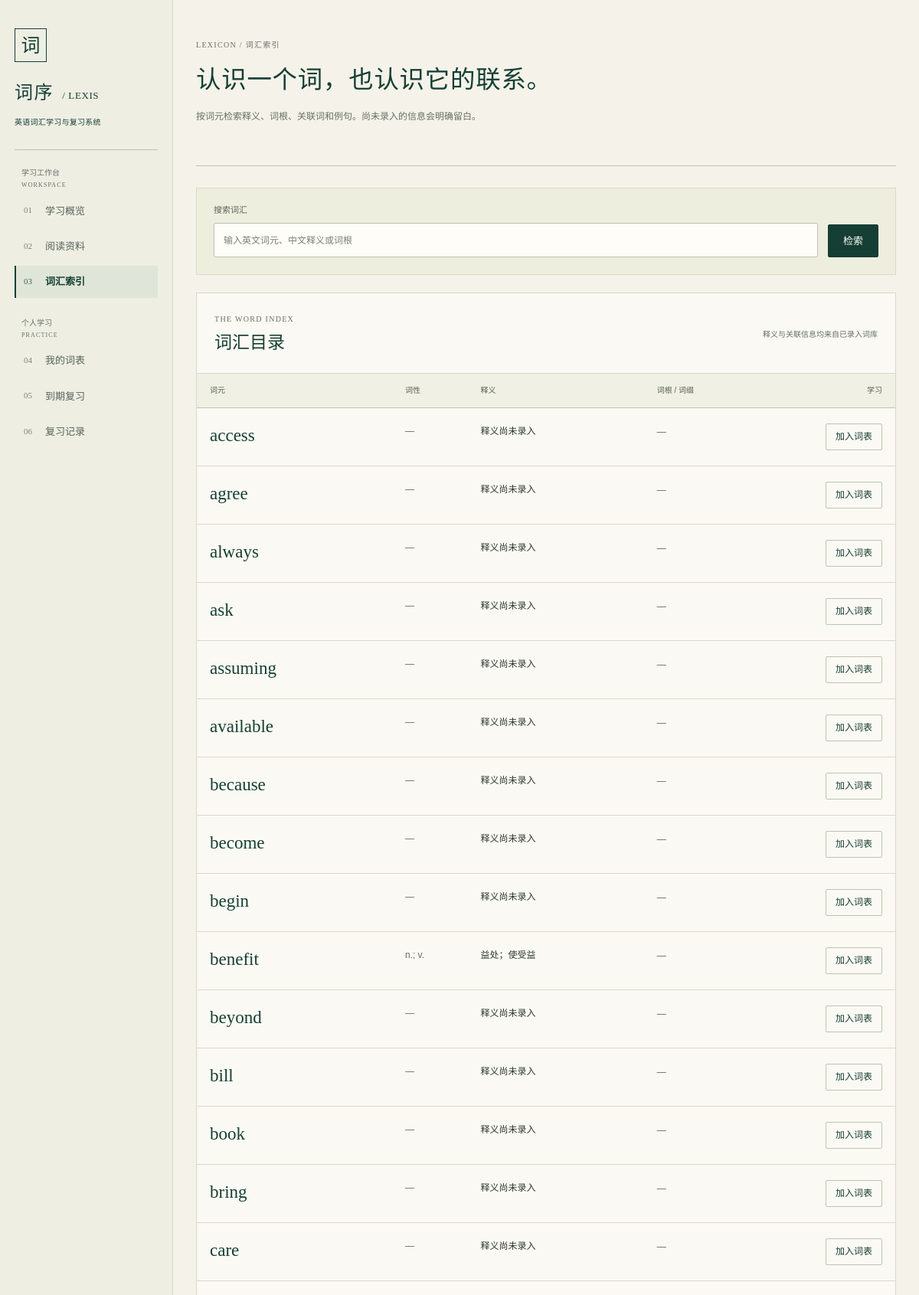
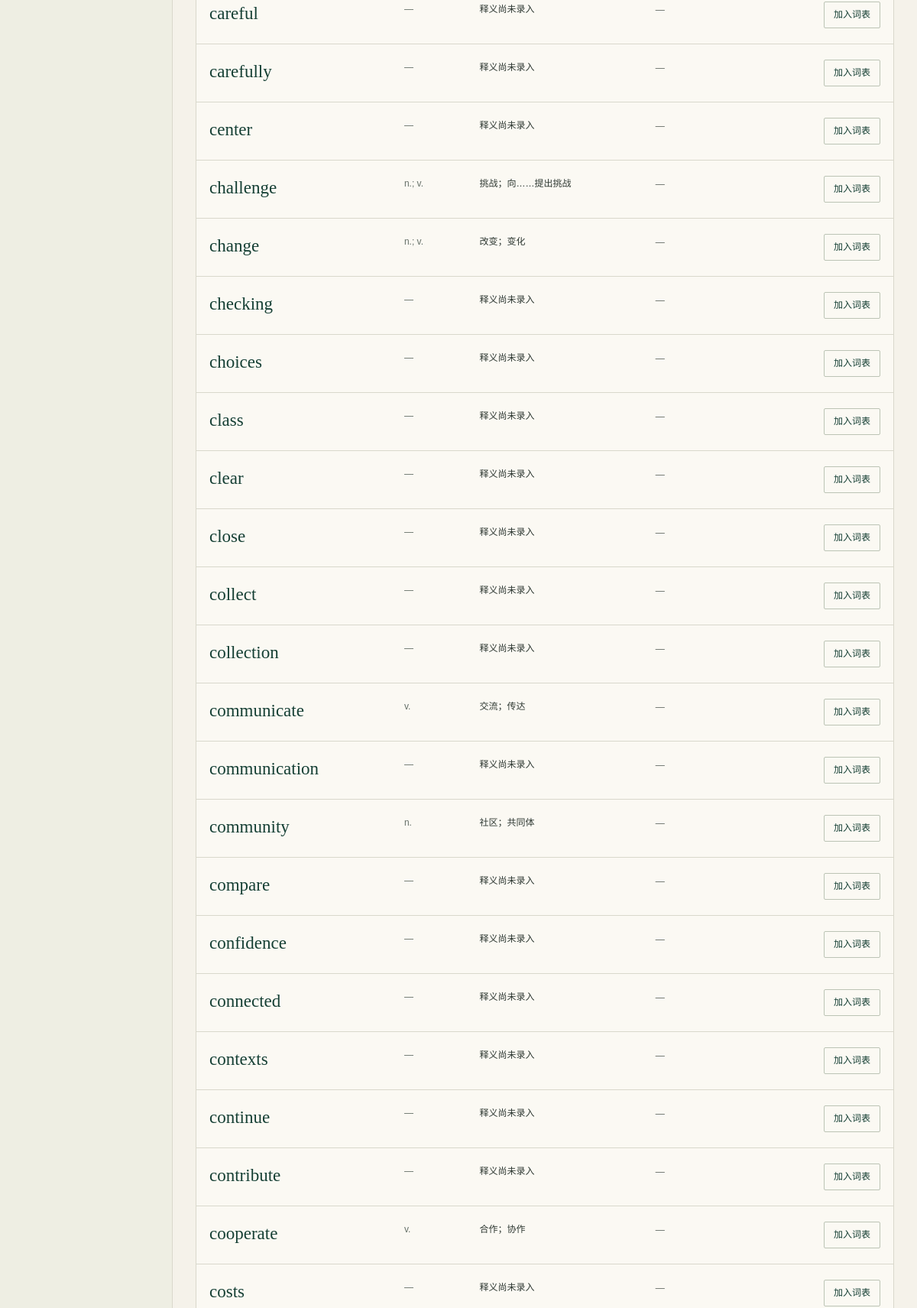
The page /words/ (signed in, upper part) on the database its author committed (2 pictures, top to bottom).
### core/models.py (models this page shows, shortened)
class Word(models.Model):
    lemma = models.CharField("基本词形", max_length=100, unique=True, validators=[english_word_validator])
    meaning = models.TextField("中文释义", blank=True)
    pos = models.CharField("词性", max_length=80, blank=True)
    root = models.CharField("词根或同源基础词", max_length=100, blank=True)
    notes = models.TextField("学习说明", blank=True)
    source = models.CharField("词典来源", max_length=255, blank=True)
    created_at = models.DateTimeField("创建时间", auto_now_add=True)
    updated_at = models.DateTimeField("更新时间", auto_now=True)
    class Meta:
        verbose_name = "单词"
        verbose_name_plural = "单词"
        ordering = ["lemma", "pk"]

### core/views.py (the view)
# urls.py: path("words/", views.word_list, name="word_list"),
@login_required
def word_list(request):
    q = request.GET.get("q", "").strip()[:100]
    words = Word.objects.order_by("lemma")
    if q:
        words = words.filter(Q(lemma__icontains=q) | Q(meaning__icontains=q) | Q(root__icontains=q))
    return render(request, "lexicon/list.html", {"words": words, "q": q})

### core/context_processors.py (called while the page is built)
def site_context(request):
    label = "WordNet 词形归一" if settings.ANALYSIS_ENGINE == "wordnet" else "基础规则词形归一（非完整 NLP）"
    return {"is_admin": is_admin(request.user), "analysis_engine_label": label}

### core/services.py (called while the page is built)
def is_admin(user):
    return bool(
        user and getattr(user, "is_authenticated", False)
        and getattr(user, "is_active", False)
        and (getattr(user, "is_superuser", False) or getattr(user, "role", None) == User.Role.ADMIN)
    )

### templates/lexicon/list.html (shortened to what this page needs)
{% extends 'base.html' %}
{% block eyebrow %}LEXICON / 词汇索引{% endblock %}
{% block page_title %}认识一个词，也认识它的联系。{% endblock %}
{% block page_description %}按词元检索释义、词根、关联词和例句。尚未录入的信息会明确留白。{% endblock %}
{% block content %}
<form class="filter-bar" method="get" action="{% url 'word_list' %}" role="search"><div class="filter-field filter-grow"><label for="word-q">搜索词汇</label><input type="search" id="word-q" name="q" value="{{ q|default:'' }}" placeholder="输入英文词元、中文释义或词根"></div><button class="button button-primary" type="submit">检索</button>{% if q %}<a class="button button-plain" href="{% url 'word_list' %}">清除筛选</a>{% endif %}</form>
<section class="panel table-panel" aria-labelledby="lexicon-title"><div class="section-heading"><div><p class="eyebrow">THE WORD INDEX</p><h2 id="lexicon-title">词汇目录</h2></div><p class="section-aside">释义与关联信息均来自已录入词库</p></div><div class="table-scroll" role="region" aria-label="词汇目录" tabindex="0"><table><thead><tr><th scope="col">词元</th><th scope="col">词性</th><th scope="col">释义</th><th scope="col">词根 / 词缀</th><th scope="col" class="align-right">学习</th></tr></thead><tbody>{% for word in words %}<tr><td><a class="word-link" lang="en" href="{% url 'word_detail' word.pk %}">{{ word.lemma }}</a></td><td class="muted">{{ word.get_pos_display|default:word.pos|default:'—' }}</td><td class="cell-wrap">{{ word.meaning|default:'释义尚未录入' }}</td><td class="root-cell">{{ word.root|default:'—' }}</td><td class="align-right"><form method="post" action="{% url 'study_add' word.pk %}"><button class="button button-small button-outline nowrap" type="submit">加入词表</button></form></td></tr>{% endfor %}</tbody></table></div></section>
{% endblock %}

### static/site.css (style rules this page uses)
:root { --paper: #f5f2ea; --surface: #fbf9f3; --white: #fffdf8; --ink: #153f34; --text: #2e3832; --muted: #667068; --line: #d9d8cc; --line-dark: #bcc4b5; --accent: #9b512e; --accent-soft: #f3e6d9; --green-soft: #e7eee5; --danger: #9b3430; --danger-soft: #f9eae5; --font-body: "Microsoft YaHei", "微软雅黑", "PingFang SC", sans-serif; --font-editorial: Georgia, "STSong", "SimSun", "宋体", serif; --font-english: Georgia, "Times New Roman", serif; --sidebar-width: 252px; }
* { box-sizing: border-box; }
html { scroll-behavior: smooth; scroll-padding-top: 24px; }
body { margin: 0; background: var(--paper); color: var(--text); font-family: var(--font-body); font-size: 14px; line-height: 1.8; -webkit-font-smoothing: antialiased; }
a { color: var(--ink); text-decoration: none; text-underline-offset: 4px; }
button, input, select, textarea { font: inherit; }
button { cursor: pointer; }
button, a, input, select, textarea, summary { -webkit-tap-highlight-color: transparent; }
h1, h2, h3, p, dl, dd, blockquote { margin: 0; }
h1, h2, h3 { color: var(--ink); font-weight: 500; }
h1, h2 { font-family: var(--font-editorial); }
h2 { font-size: 23px; line-height: 1.55; }
.muted, .small-print { color: var(--muted); }
.align-right { text-align: right; }
.nowrap { white-space: nowrap; }
.eyebrow { color: var(--muted); font-family: var(--font-english); font-size: 10px; font-weight: 500; line-height: 1.8; letter-spacing: .13em; }
.button { display: inline-flex; align-items: center; justify-content: center; gap: 14px; min-height: 43px; padding: 9px 19px; border: 1px solid transparent; border-radius: 2px; background: transparent; color: var(--ink); font-size: 13px; line-height: 1.7; text-align: center; text-decoration: none; transition: background .15s ease, border-color .15s ease, color .15s ease; }
.button-primary { background: var(--ink); border-color: var(--ink); color: var(--white); }
.button-outline { border-color: var(--line-dark); background: transparent; }
.button-small { min-height: 35px; padding: 5px 12px; font-size: 12px; }
.panel { margin-bottom: 24px; border: 1px solid var(--line); background: var(--surface); }
.section-heading { display: flex; align-items: center; justify-content: space-between; flex-wrap: wrap; gap: 14px 20px; padding: 25px 27px 21px; border-bottom: 1px solid var(--line); }
.section-heading .eyebrow { margin-bottom: 4px; }
.section-aside { color: var(--muted); font-size: 10px; }
.filter-bar { display: flex; align-items: flex-end; flex-wrap: wrap; gap: 13px; margin: 0 0 23px; padding: 19px 22px 22px; border: 1px solid var(--line); background: #eeeede; }
.filter-field { flex: 0 1 185px; min-width: 140px; }
.filter-grow { flex: 1 1 240px; }
.filter-field label { display: block; margin-bottom: 6px; color: #58635a; font-size: 11px; }
input:not([type="checkbox"]):not([type="radio"]):not([type="hidden"]), select, textarea { width: 100%; min-height: 43px; padding: 9px 12px; border: 1px solid var(--line-dark); border-radius: 2px; background: var(--white); color: var(--text); box-shadow: none; }
input::placeholder, textarea::placeholder { color: #778076; font-size: 12px; opacity: 1; }
.table-scroll { width: 100%; overflow-x: auto; overscroll-behavior-x: contain; }
table { width: 100%; border-collapse: collapse; font-size: 12px; }
th { padding: 13px 22px; border-bottom: 1px solid var(--line-dark); background: #f0f0e5; color: #536250; font-size: 10px; font-weight: 500; text-align: left; white-space: nowrap; }
td { padding: 20px 22px; border-bottom: 1px solid var(--line); vertical-align: top; }
.cell-wrap { min-width: 160px; max-width: 400px; overflow-wrap: anywhere; }
.word-link { font-family: var(--font-english); font-size: 23px; font-weight: 400; line-height: 1.4; overflow-wrap: anywhere; }
.root-cell { min-width: 120px; max-width: 240px; font-family: var(--font-english); overflow-wrap: anywhere; }
@media (max-width: 1200px) { :root { --sidebar-width: 226px; } }
@media (max-width: 1200px) { .section-heading { padding-right: 23px; padding-left: 23px; } }
@media (max-width: 1200px) { th, td { padding-right: 17px; padding-left: 17px; } }
@media (max-width: 1200px) { table { min-width: 670px; } }

### rows shown on the page
Word: lemma "access", pos "—", meaning "释义尚未录入", root "—"
Word: lemma "agree", pos "—", meaning "释义尚未录入", root "—"
Word: lemma "always", pos "—", meaning "释义尚未录入", root "—"
Word: lemma "ask", pos "—", meaning "释义尚未录入", root "—"
Word: lemma "assuming", pos "—", meaning "释义尚未录入", root "—"
Word: lemma "available", pos "—", meaning "释义尚未录入", root "—"
Word: lemma "because", pos "—", meaning "释义尚未录入", root "—"
Word: lemma "become", pos "—", meaning "释义尚未录入", root "—"
Word: lemma "begin", pos "—", meaning "释义尚未录入", root "—"
Word: lemma "benefit", pos "n.; v.", meaning "益处；使受益", root "—"
Word: lemma "beyond", pos "—", meaning "释义尚未录入", root "—"
Word: lemma "bill", pos "—", meaning "释义尚未录入", root "—"
Word: lemma "book", pos "—", meaning "释义尚未录入", root "—"
Word: lemma "bring", pos "—", meaning "释义尚未录入", root "—"
Word: lemma "care", pos "—", meaning "释义尚未录入", root "—"
Word: lemma "careful", pos "—", meaning "释义尚未录入", root "—"
Word: lemma "carefully", pos "—", meaning "释义尚未录入", root "—"
Word: lemma "center", pos "—", meaning "释义尚未录入", root "—"
Word: lemma "challenge", pos "n.; v.", meaning "挑战；向……提出挑战", root "—"
Word: lemma "change", pos "n.; v.", meaning "改变；变化", root "—"
Word: lemma "checking", pos "—", meaning "释义尚未录入", root "—"
Word: lemma "choices", pos "—", meaning "释义尚未录入", root "—"
Word: lemma "class", pos "—", meaning "释义尚未录入", root "—"
Word: lemma "clear", pos "—", meaning "释义尚未录入", root "—"
Word: lemma "close", pos "—", meaning "释义尚未录入", root "—"
Word: lemma "collect", pos "—", meaning "释义尚未录入", root "—"
Word: lemma "collection", pos "—", meaning "释义尚未录入", root "—"
Word: lemma "communicate", pos "v.", meaning "交流；传达", root "—"
Word: lemma "communication", pos "—", meaning "释义尚未录入", root "—"
Word: lemma "community", pos "n.", meaning "社区；共同体", root "—"
Word: lemma "compare", pos "—", meaning "释义尚未录入", root "—"
Word: lemma "confidence", pos "—", meaning "释义尚未录入", root "—"
Word: lemma "connected", pos "—", meaning "释义尚未录入", root "—"
Word: lemma "contexts", pos "—", meaning "释义尚未录入", root "—"
Word: lemma "continue", pos "—", meaning "释义尚未录入", root "—"
Word: lemma "contribute", pos "—", meaning "释义尚未录入", root "—"
Word: lemma "cooperate", pos "v.", meaning "合作；协作", root "—"
Word: lemma "costs", pos "—", meaning "释义尚未录入", root "—"
